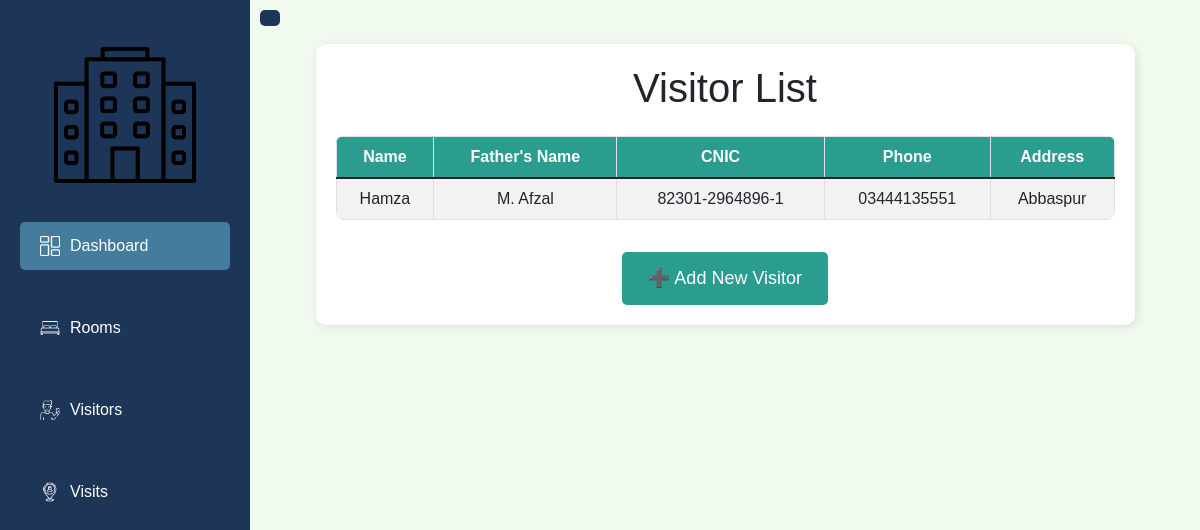
Before: /visitors/visitors with the older database file.
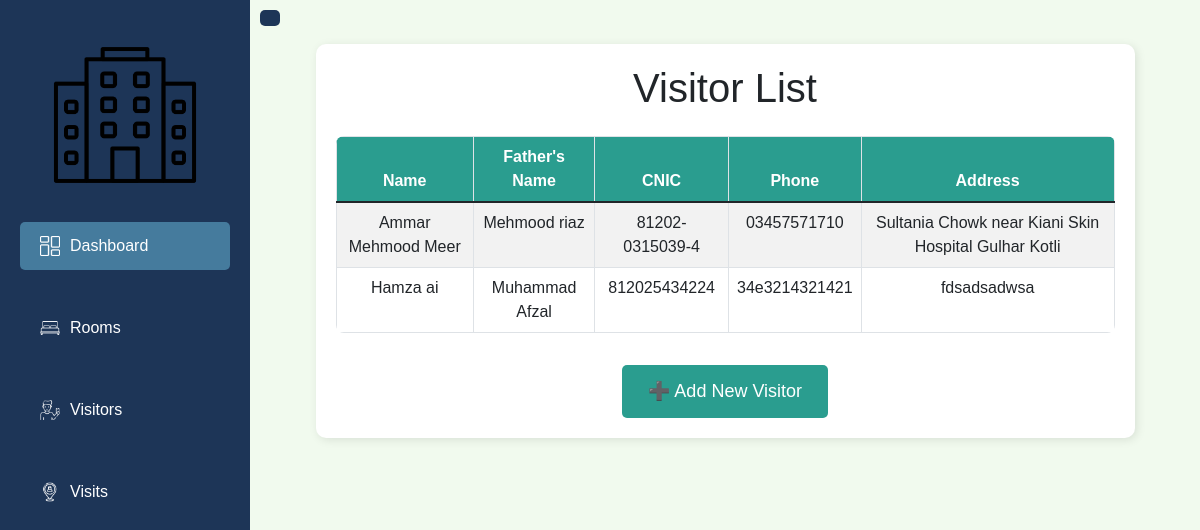
After: the same page with the newer database file.
### models.py (models this page shows)
class Visitor(db.Model):
    id = db.Column(db.Integer, primary_key=True)
    name = db.Column(db.String(100), nullable=False)
    father_name = db.Column(db.String(100), nullable=False)
    cnic = db.Column(db.String(15), nullable=False, unique=True)
    phone = db.Column(db.String(15), nullable=False)
    address = db.Column(db.String(255), nullable=False)
    room_id = db.Column(db.Integer, db.ForeignKey('room.id'), nullable=True)
    room = db.relationship('Room', back_populates='visitors')
    visits = db.relationship('Visit', back_populates='visitor', cascade="all, delete-orphan")
    __table_args__ = (
        db.UniqueConstraint('name', 'father_name', 'cnic', name='unique_visitor_constraint'),
    )

### routes/visitors.py (the view)
@visitors_bp.route('/visitors')
def view_visitors():
    visitors = Visitor.query.all()
    return render_template('visitors.html', visitors=visitors)

### templates/visitors.html (shortened to what this page needs)
{% extends 'base.html' %}
{% block content %}
<div class="container mt-4">
    <h1 class="mb-4 text-center">Visitor List</h1>
    <div class="table-responsive">
        <table class="table table-striped table-bordered text-center">
            <thead class="thead-dark">
                <tr>
                    <th>Name</th>
                    <th>Father's Name</th>
                    <th>CNIC</th>
                    <th>Phone</th>
                    <th>Address</th>
                </tr>
            </thead>
            <tbody>
                {% for visitor in visitors %}
                <tr>
                    <td>{{ visitor.name }}</td>
                    <td>{{ visitor.father_name }}</td>
                    <td>{{ visitor.cnic }}</td>
                    <td>{{ visitor.phone }}</td>
                    <td>{{ visitor.address }}</td>
                </tr>
                {% endfor %}
            </tbody>
        </table>
    </div>
    <div class="text-center">
        <a href="{{ url_for('visitors.add_visitor') }}" class="btn btn-custom mt-3">
            ➕ Add New Visitor
        </a>
    </div>
</div>
{% endblock %}

### templates/base.html (shortened to what this page needs)
<!DOCTYPE html>
<html lang="en">
<head>
    <link rel="stylesheet" href="https://cdn.jsdelivr.net/npm/bootstrap@5.1.3/dist/css/bootstrap.min.css">
    <link rel="stylesheet" href="{{ url_for('static', filename='styles.css') }}">
</head>
<body>
    <div class="sidebar" id="sidebar">
        <div class="logo">
            <img src="{{ url_for('static', filename='hotels.png') }}" alt="Logo">
        </div>
        <ul>
            <li><a href="{{ url_for('dashboard.dashboard') }}" class="active">
                <img src="{{ url_for('static', filename='dashboard.png') }}" alt="Dashboard Icon"> Dashboard
            </a></li>
            <li><a href="{{ url_for('rooms.view_rooms') }}">
                <img src="{{ url_for('static', filename='bed.png') }}" alt="Rooms Icon"> Rooms
            </a></li>
            <li><a href="{{ url_for('visitors.view_visitors') }}">
                <img src="{{ url_for('static', filename='man.png') }}" alt="Visitors Icon"> Visitors
            </a></li>
            <li><a href="{{ url_for('visits.view_visits') }}">
                <img src="{{ url_for('static', filename='placeholder.png') }}" alt="Visits Icon"> Visits
            </a></li>
        </ul>
    </div>
    <button class="sidebar-toggle" id="sidebarToggle">
    </button>
    <div class="main-content" id="mainContent">
        {% block content %}{% endblock %}
    </div>
</body>
</html>

### static/styles.css (style rules this page uses)
body { font-family: 'Arial', sans-serif; background-color: #f4f4f4; margin: 0; display: flex; flex-direction: row; min-height: 100vh; }
.sidebar { width: 220px; background-color: #2a9d8f; height: 100vh; padding-top: 20px; position: fixed; left: 0; top: 0; overflow-y: auto; }
.sidebar .logo img { display: block; width: 60%; margin: 10px auto; }
.sidebar ul { list-style-type: none; padding: 0; margin-top: 20px; }
.sidebar ul li { padding: 12px 20px; text-align: left; }
.sidebar ul li a { text-decoration: none; color: white; font-size: 16px; display: block; transition: background 0.3s ease-in-out; border-radius: 5px; }
.main-content { margin-left: 220px; padding: 20px; flex: 1; min-width: 0; }
.container { max-width: 90%; background: white; padding: 20px; border-radius: 10px; box-shadow: 2px 2px 10px rgba(0, 0, 0, 0.1); }
.table { border-radius: 8px; overflow: hidden; }
.table th { background-color: #2a9d8f; color: white; }
.btn-custom { background-color: #2a9d8f; color: white; font-size: 18px; padding: 12px 25px; border-radius: 5px; text-decoration: none; display: inline-block; transition: 0.3s; }

### templates/base.html (style rules this page uses)
body { font-family: Arial, sans-serif; margin: 0; padding: 0; display: flex; height: 100vh; overflow: hidden; }
.sidebar { background-color: #1d3557; color: white; width: 250px; height: 100vh; position: fixed; overflow-y: auto; transition: all 0.3s ease; z-index: 1000; }
.sidebar .logo { text-align: center; margin-bottom: 20px; }
.sidebar .logo img { width: 60%; margin: 20px auto; }
.sidebar ul { list-style: none; padding: 0; margin: 0; }
.sidebar ul li { margin-bottom: 10px; }
.sidebar ul li a { text-decoration: none; color: white; display: flex; align-items: center; padding: 12px 20px; border-radius: 5px; transition: background 0.3s ease; }
.sidebar ul li a img { width: 20px; height: 20px; margin-right: 10px; object-fit: contain; filter: invert(100%); }
.sidebar ul li a:hover, .sidebar ul li a.active { background-color: #457b9d; }
.main-content { margin-left: 250px; padding: 20px; flex-grow: 1; background-color: #f1faee; overflow-y: auto; transition: margin-left 0.3s ease; }
.sidebar-toggle { position: absolute; top: 10px; left: 260px; background-color: #1d3557; color: white; border: none; border-radius: 5px; padding: 8px 10px; cursor: pointer; transition: all 0.3s ease; }

Changed rows visible on the page:
changed Visitor: name "Hamza" → "Ammar Mehmood Meer"; father_name "M. Afzal" → "Mehmood riaz"; cnic "82301-2964896-1" → "81202-0315039-4"; phone "03444135551" → "03457571710"; address "Abbaspur" → "Sultania Chowk near Kiani Skin Hospital Gulhar Kotli"
added Visitor: name "Hamza ai", father_name "Muhammad Afzal", cnic "812025434224", phone "34e3214321421", address "fdsadsadwsa"
